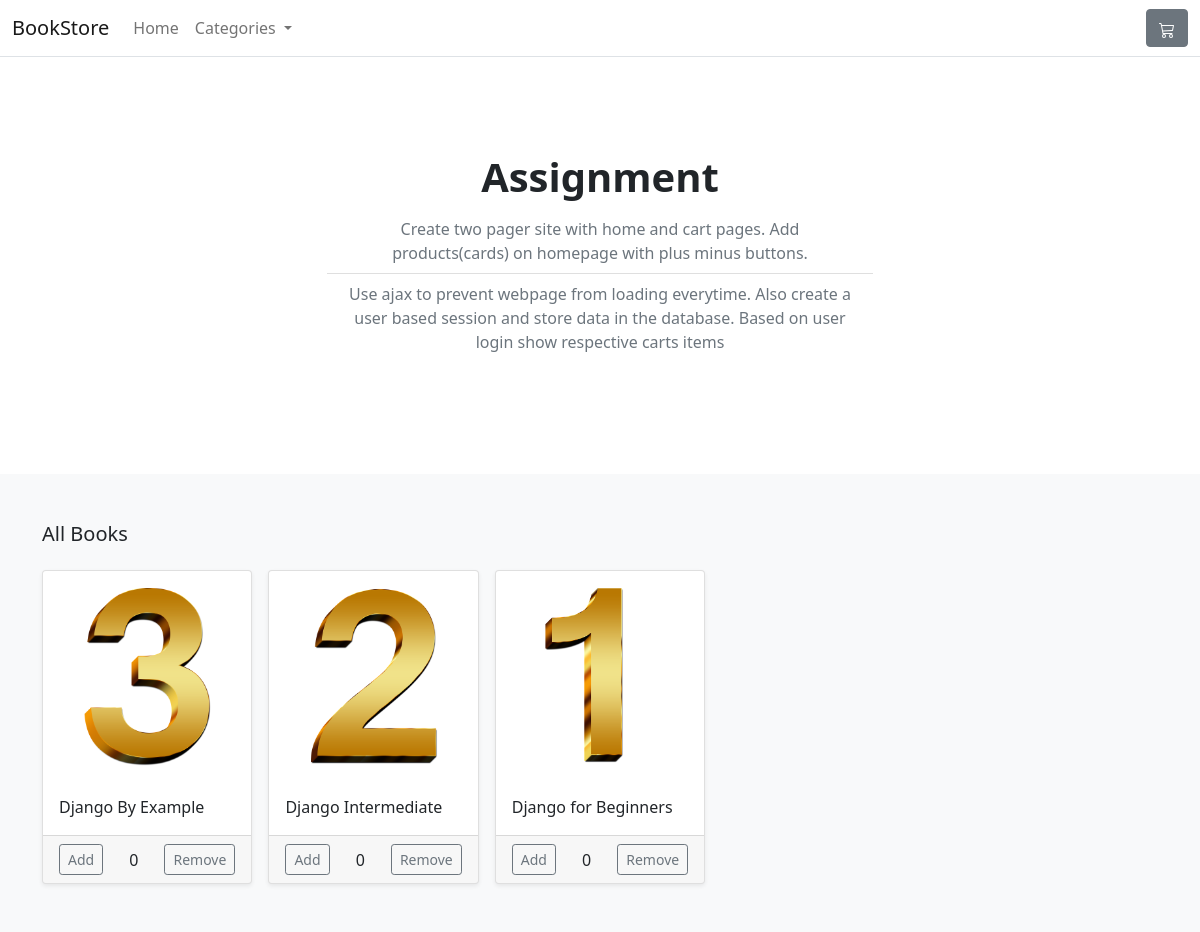
Before: / with the older database file.
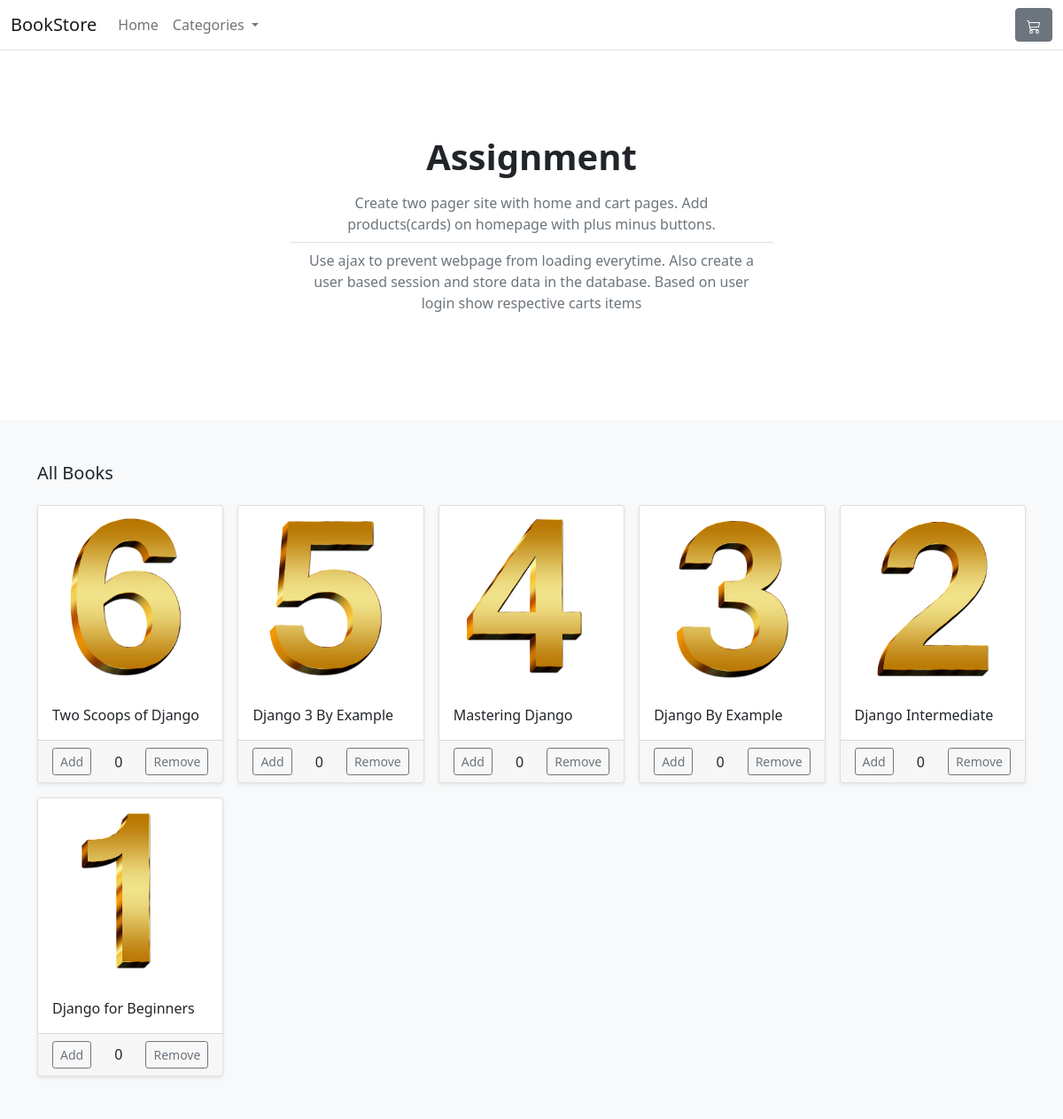
After: the same page with the newer database file.
### allapps/store/models.py (models this page shows, shortened)
class Product(models.Model):
    category = models.ForeignKey(
        Category, related_name='product', on_delete=models.CASCADE)
    created_by = models.ForeignKey(
        User, on_delete=models.CASCADE, related_name='product_creator')
    title = models.CharField(max_length=255)
    author = models.CharField(max_length=255, default='admin')
    description = models.TextField(blank=True)
    image = models.ImageField(upload_to='images/')
    slug = models.SlugField(max_length=255)
    price = models.DecimalField(max_digits=4, decimal_places=2)
    in_stock = models.BooleanField(default=True)
    is_active = models.BooleanField(default=True)
    created = models.DateTimeField(auto_now_add=True)
    updated = models.DateTimeField(auto_now=True)
    objects = models.Manager()
    products = ProductManager()
    class Meta:
        verbose_name_plural = 'products'
        ordering = ('-created',)
    def get_absolute_url(self):
        return reverse('store:product_detail', args=[self.slug])

### allapps/store/views.py (the view, shortened to what this page needs)
# urls.py: path('', views.all_products, name='all_products'),
def all_products(request):
    if request.user.id:
        products = Product.products.all().filter(created_by=request.user)
    else:
        products = Product.products.all()
    cart = request.session.get('cart')
    if not cart:
        request.session.cart = {}
    return render(request, 'store/home.html', {'products': products})

### allapps/store/models.py (called while the page is built)
    def get_queryset(self):
        return super(ProductManager, self).get_queryset().filter(is_active=True)

    def get_absolute_url(self):
        return reverse('store:category_list', args=[self.slug])

### allapps/store/templatetags/cart.py (called while the page is built)
@register.filter(name='cart_qty')
def cart_qty(product, cart):
    if cart:
        for id in cart.keys():
            if int(id) == product.id:
                return cart.get(id)
    return 0

### allapps/store/views.py (called while the page is built)
def categories(request):
    return {
        'categories': Category.objects.all()
    }

### templates/store/home.html (shortened to what this page needs)
{% extends 'base.html' %}
{% load static %}
{% load cart %}
{% block content %}
<main>
	<section class="py-5 text-center container">
		<div class="row py-lg-5">
			<div class="col-lg-6 col-md-8 mx-auto">
				<h1 class="h1 fw-bold">Assignment</h1>
				<ul class="list-group-flush list-unstyled">
					<li class="list-group-item text-muted">Create two pager site with home and cart pages.
						Add products(cards) on homepage with plus minus buttons.</li>
					<li class="list-group-item text-muted">Use ajax to prevent webpage from loading everytime.
						Also create a user based session and store data in the database. Based on user login show
						respective carts items</li>
				</ul>
			</div>
		</div>
	</section>
	<div class="album py-5 bg-light">
		<div class="container">
			<div class="pb-3 h5">All Books</div>
			<div class="row row-cols-1 row-cols-sm-2 row-cols-md-5 g-3">
				{% for product in products %}
				<div class="col">
					<div class="card shadow-sm">
						<img class="img-fluid" alt="Responsive image" src="{{ product.image.url }}" />
						<div class="card-body">
							<p class="card-text">
								<a class="text-dark text-decoration-none"
									href="{{ product.get_absolute_url }}">{{ product.title }}</a>
							</p>
						</div>
						<div class="card-footer">
							<div class="d-flex justify-content-between align-items-center">
								<form action="" method="POST" class="form_prod">
									<input type="submit" class="btn btn-sm btn-outline-secondary" value="Add" />
								</form>
								<div class="text-center" id="prod_{{ product.id }}">
									{{ product|cart_qty:request.session.cart }}
								</div>
								<form action="" method="POST" class="form_prod">
									<input type="submit" class="btn btn-sm btn-outline-secondary" value="Remove" />
								</form>
							</div>
						</div>
					</div>
				</div>
				{% endfor %}
			</div>
		</div>
	</div>
</main>
{% endblock %}

### templates/base.html (shortened to what this page needs)
{% load static %}
<!DOCTYPE html>
<html>
<head>
	<link href="{% static 'css/bootstrap.min.css' %}" rel="stylesheet">
</head>
<body>
	{% include 'navbar.html' %}
	<div id="content">
		{% block content %}{% endblock %}
	</div>
</body>
</html>

### templates/navbar.html (shortened to what this page needs)
<header>
	<nav class="navbar navbar-expand-md navbar-light bg-white border-bottom">
		<div class="container-fluid">
			<a class="navbar-brand" href="{% url 'store:all_products' %}">BookStore</a>
			<div class="collapse navbar-collapse" id="navbarCollapse">
				<ul class="navbar-nav me-auto mb-2 mb-md-0">
					<li class="nav-item active">
						<a class="nav-link" aria-current="page" href="/">Home</a>
					</li>
					<li class="nav-item dropdown">
						<a class="nav-link dropdown-toggle" href="#" id="navbarDropdown" role="button"
							data-bs-toggle="dropdown" aria-expanded="false">
							Categories
						</a>
					</li>
				</ul>
				<p class="mb-0">
					<a href="{% url 'store:cart_page' %}" class="btn btn-secondary">
					</a>
				</p>
			</div>
		</div>
	</nav>
</header>

Changed rows visible on the page:
added Product: image (picture), title "Two Scoops of Django", session "0"
added Product: image (picture), title "Django 3 By Example", session "0"
added Product: image (picture), title "Mastering Django", session "0"
